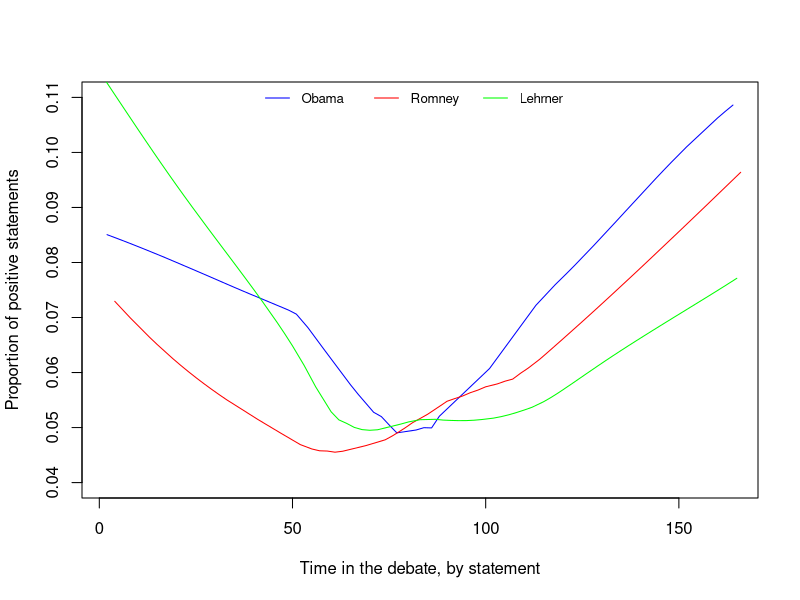

The R script that drew this image: (Note: this script raises an error after producing the figure.)
#HKW1: Exercise 3
setwd("C:/Users/ststest/Dropbox/TextAnalysis Grimmer/Day1")
db<-read.csv('db_debate_MP.csv',header=T,stringsAsFactors = F)
head(db)
db$rate_sb_pos<-db$sb_pos/db$non.stop
plot(lowess(db$rate_sb_pos[db$speaker=='OBAMA']~db$ID[db$speaker=='OBAMA']),type='l', col='blue', ylim=c(.04,.11),
     xlab='Time in the debate, by statement', ylab='Proportion of positive statements')
lines(lowess(db$ID[db$speaker=='ROMNEY'],db$rate_sb_pos[db$speaker=='ROMNEY']),type='l', col='red')
lines(lowess(db$ID[db$speaker=='LEHRER'],db$rate_sb_pos[db$speaker=='LEHRER']),type='l', col='green')
legend('top', ncol=3, lty=1,col=c('blue','red','green'), legend=c('Obama   ', 'Romney   ', 'Lehrner   '), bty='n',cex=.8)

#Trends
summary(lm(rate_sb_pos~ID*as.factor(speaker),db))

library(data.table)
tolagdt<-data.table(db)
#Here for the three days sum outcome
tolagdt[, lag.value:=c(NA, speaker[-.N]), by=ID]
db$speaker_lag<-tolagdt$lag.value

summary(lm(rate_sb_pos~speaker*speaker_lag,db))

